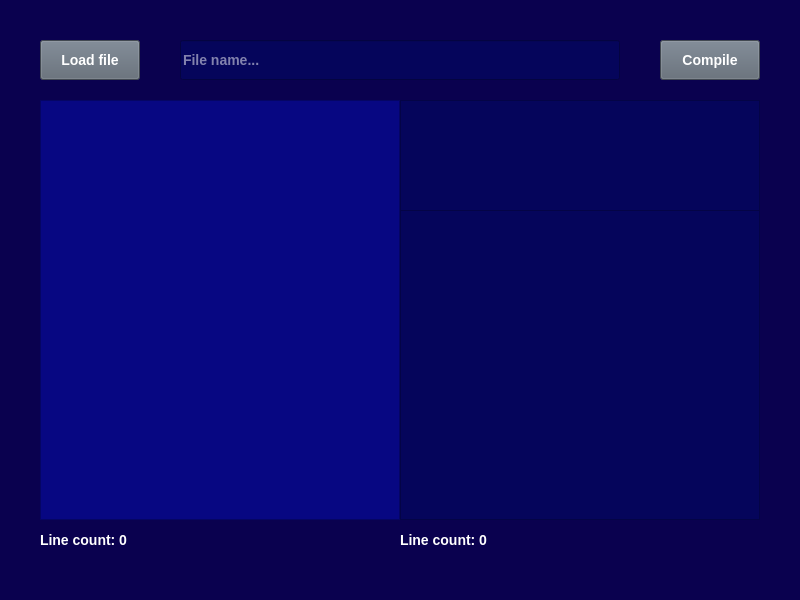
<?xml version="1.0" encoding="UTF-8"?>
<ui version="4.0">
 <class>MainWindow</class>
 <widget class="QMainWindow" name="MainWindow">
  <property name="geometry">
   <rect>
    <x>0</x>
    <y>0</y>
    <width>800</width>
    <height>600</height>
   </rect>
  </property>
  <property name="minimumSize">
   <size>
    <width>800</width>
    <height>600</height>
   </size>
  </property>
  <property name="maximumSize">
   <size>
    <width>800</width>
    <height>600</height>
   </size>
  </property>
  <property name="cursor">
   <cursorShape>PointingHandCursor</cursorShape>
  </property>
  <property name="windowTitle">
   <string>MainWindow</string>
  </property>
  <property name="styleSheet">
   <string notr="true">background-color: rgb(10, 1, 79);
font-family: &quot;JetBrains Mono&quot;, &quot;Consolas&quot;;
font-size: 14px;
font-weight: 600;
color: white;</string>
  </property>
  <widget class="QWidget" name="centralwidget">
   <widget class="QPushButton" name="load_file_button">
    <property name="geometry">
     <rect>
      <x>40</x>
      <y>40</y>
      <width>100</width>
      <height>40</height>
     </rect>
    </property>
    <property name="styleSheet">
     <string notr="true">QPushButton {
	background-color: rgb(92, 102, 114);
}
QPushButton:hover {
	background-color: rgb(108, 111, 127);
}</string>
    </property>
    <property name="text">
     <string>Load file</string>
    </property>
   </widget>
   <widget class="QPushButton" name="process_button">
    <property name="geometry">
     <rect>
      <x>660</x>
      <y>40</y>
      <width>100</width>
      <height>40</height>
     </rect>
    </property>
    <property name="styleSheet">
     <string notr="true">QPushButton {
	background-color: rgb(92, 102, 114);
}
QPushButton:hover {
	background-color: rgb(108, 111, 127);
}</string>
    </property>
    <property name="text">
     <string>Compile</string>
    </property>
   </widget>
   <widget class="QLineEdit" name="file_name">
    <property name="geometry">
     <rect>
      <x>180</x>
      <y>40</y>
      <width>440</width>
      <height>40</height>
     </rect>
    </property>
    <property name="styleSheet">
     <string notr="true">background-color: rgb(5, 5, 91);</string>
    </property>
    <property name="placeholderText">
     <string>File name...</string>
    </property>
   </widget>
   <widget class="QTextEdit" name="file_text">
    <property name="geometry">
     <rect>
      <x>40</x>
      <y>100</y>
      <width>360</width>
      <height>420</height>
     </rect>
    </property>
    <property name="styleSheet">
     <string notr="true">background-color: rgb(7, 7, 130);
color: white;
padding: 6px;
font-family: &quot;JetBrains Mono&quot;, &quot;Consolas&quot;;</string>
    </property>
    <property name="tabStopDistance">
     <double>31.000000000000000</double>
    </property>
   </widget>
   <widget class="QTextEdit" name="result">
    <property name="geometry">
     <rect>
      <x>400</x>
      <y>210</y>
      <width>360</width>
      <height>310</height>
     </rect>
    </property>
    <property name="styleSheet">
     <string notr="true">background-color: rgb(5, 5, 91);
color: white;
padding: 6px;
font-family: &quot;JetBrains Mono&quot;, &quot;Consolas&quot;;</string>
    </property>
    <property name="readOnly">
     <bool>true</bool>
    </property>
    <property name="tabStopDistance">
     <double>31.000000000000000</double>
    </property>
   </widget>
   <widget class="QLabel" name="ftxt_line_count">
    <property name="geometry">
     <rect>
      <x>40</x>
      <y>520</y>
      <width>360</width>
      <height>40</height>
     </rect>
    </property>
    <property name="text">
     <string>Line count: 0</string>
    </property>
   </widget>
   <widget class="QLabel" name="result_line_count">
    <property name="geometry">
     <rect>
      <x>400</x>
      <y>520</y>
      <width>360</width>
      <height>40</height>
     </rect>
    </property>
    <property name="text">
     <string>Line count: 0</string>
    </property>
   </widget>
   <widget class="QTextEdit" name="error">
    <property name="geometry">
     <rect>
      <x>400</x>
      <y>100</y>
      <width>360</width>
      <height>111</height>
     </rect>
    </property>
    <property name="styleSheet">
     <string notr="true">background-color: rgb(5, 5, 91);
color: rgb(255, 107, 109);
padding: 6px;
font-family: &quot;JetBrains Mono&quot;, &quot;Consolas&quot;;</string>
    </property>
    <property name="readOnly">
     <bool>true</bool>
    </property>
    <property name="tabStopDistance">
     <double>31.000000000000000</double>
    </property>
   </widget>
  </widget>
 </widget>
 <resources/>
 <connections/>
</ui>
